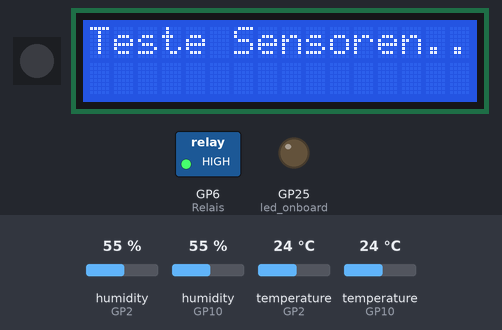
A program run on a simulated Raspberry Pi Pico running MicroPython. Shown: 1 RGB LEDs in strip order, left to right, 16×2 character LCD, switched loads named in the program (green lamp = pin HIGH), output pins drawn as LEDs (lit = HIGH). The test bench sets the inputs (shaded band); at power-on: humidity (sensors on GP2, GP10) 55 %, temperature (sensors on GP10, GP2) 24 °C. Dim RGB values are drawn brighter than linear; files the program writes start out absent; files that are not in the repository are absent; library files of the repository ran but are not shown: machine_i2c_lcd.py; what the program prints to the serial console is not drawn.

Above: at 1.2 s.
1.3 s: humidity (sensor on GP2) set to 69 %
At 4.6 s:
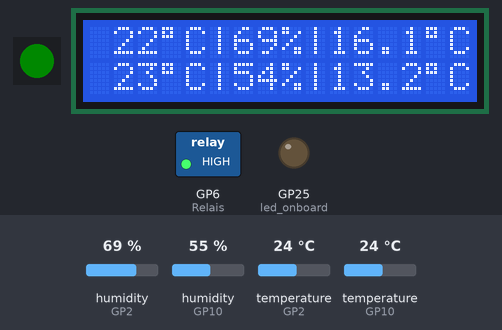
5.9 s: humidity (sensor on GP2) set to 72 %
At 8.1 s:
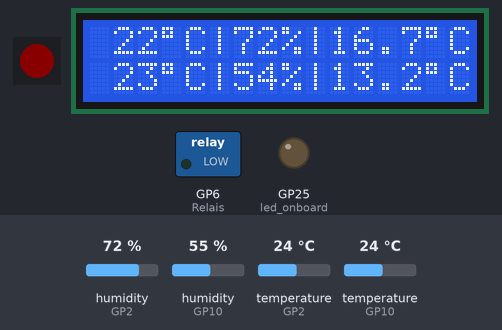
10.9 s: humidity (sensor on GP10) set to 22 %
At 13.9 s:
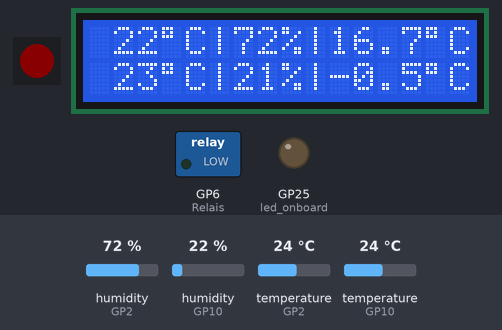
19.6 s: temperature (sensor on GP10) set to 12 °C
At 23.0 s:
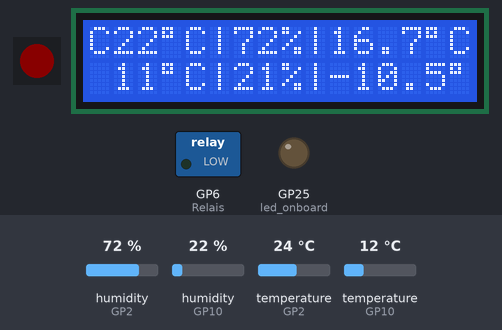
25.9 s: temperature (sensor on GP2) set to 12.8 °C
At 28.7 s:
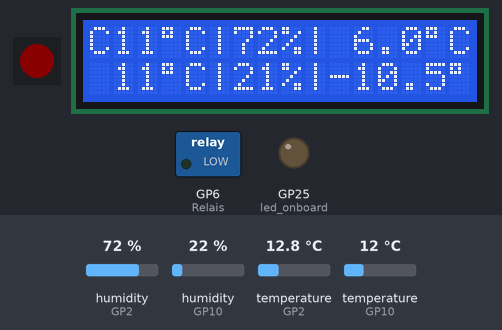
30.5 s: temperature (sensor on GP2) set to 11.4 °C
At 34.5 s:
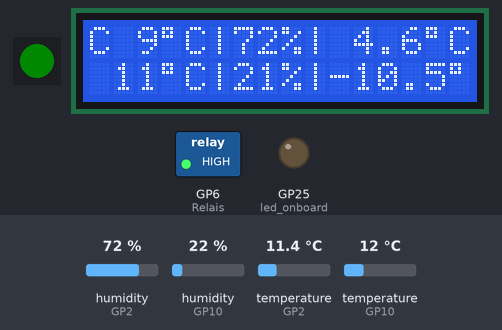
Timing chart, 0 to 37.9 s (numbered marks = the images above; inputs shaded):
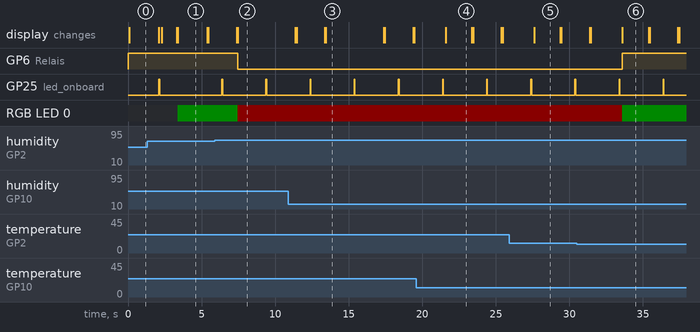

Measured:
- the behaviour switches between 70 and 71 % on humidity (sensor on GP2) (found by bisection; images 1 and 2)
- the behaviour switches between 12 and 11.9 °C on temperature (sensor on GP2) (found by bisection; images 5 and 6)
- after the input at 5.9 s, GP6 (Relais): HIGH → LOW after 1.6 s; the display: first differs from a run without the input after 1.6 s (image 2)
- after the input at 10.9 s, the display: first differs from a run without the input after 2.6 s (image 3)
- after the input at 19.6 s, the display: changes after 2.0 s (image 4)
- after the input at 25.9 s, the display: changes after 1.7 s (image 5)
- after the input at 30.5 s, GP6 (Relais): LOW → HIGH after 3.1 s; the display: first differs from a run without the input after 3.1 s (image 6)
- by itself, GP25 (led_onboard): alternates HIGH for 0.05 s and LOW for 2.9 s

The program:

taupunktluefter.py
```python
import micropython, dht, math, time, os, io, machine
from machine import Pin, I2C, Timer, reset
from time import sleep_ms
from machine_i2c_lcd import I2cLcd
from led import Singleton, RGB_led, Led

# Define constants
RELAIPIN = 6 # Anschluss des Lüfter-Relais

DHTPIN_1 = 2  # Datenleitung für den DHT-Sensor 1 (innen)
DHTPIN_2 = 10 # Datenleitung für den DHT-Sensor 2 (außen)


# USR Button
USR_PIN = 13

# *******  Korrekturwerte der einzelnen Sensorwerte  *******
Korrektur_t_1 = -2 # Korrekturwert Innensensor Temperatur
Korrektur_t_2 = -1 # Korrekturwert Außensensor Temperatur
Korrektur_h_1 =  0 # Korrekturwert Innensensor Luftfeuchtigkeit
Korrektur_h_2 = -1 # Korrekturwert Außensensor Luftfeuchtigkeit
#***********************************************************

SCHALTmin = 0.2   # minimaler Taupunktunterschied, bei dem das Relais schaltet
HYSTERESE = 3.0   # Abstand von Ein- und Ausschaltpunkt
TEMP1_min = 10.0  # Minimale Innentemperatur, bei der die Lüftung aktiviert wird
TEMP2_min = -10.0 # Minimale Außentemperatur, bei der die Lüftung aktiviert wird

# Logfile (Einträge alle 5 min, einmal pro Tag geschrieben)
# Date,t1,h1,t2,h2,fan
# 23.08.2022 01:12:48,22.3,40.5,7.6,39.3,1
LOGFILENAME = "taupunkt.csv"

# Spezielle Zeichen
ue = 245
grad = 223

# Globale Variablen
h1 = 0.0 # Innenluftfeuchtigkeit
t1 = 0.0 # Innentemperatur
t2 = 0.0 # Außentemperatur
h2 = 0.0 # Außenluftfeuchtigkeit

logbuffer = io.StringIO()

# Helper functions
# ======================================
def taupunkt(t, r):
    if (t >= 0):
        a = 7.5
        b = 237.3
    elif (t < 0):
        a = 7.6
        b = 240.7
    else:
        a = b = 0

    # Sättigungsdampfdruck in hPa
    sdd = 6.1078 * 10**((a*t)/(b+t))

    # Dampfdruck in hPa
    dd = sdd * (r/100)

    # v-Parameter
    v = math.log10(dd/6.1078)

    # Taupunkttemperatur (°C)
    tt = (b*v) / (a-v)
    return tt

def pt(t = None):
    """
    Format a time integer in human readable form (pt for Pretty format Time)
    """
    if t == None:
        t = time.time()
        if t > 1913677968 : # Hot fix for emulator
            t = time.mktime((2022, 8, 23, 1, 12, 48, 0, 0))
    y, mm, d, h, m, s = time.localtime(t)[0:6]
    return f"{d:02d}.{mm:02d}.{y} {h:02d}:{m:02d}:{s:02d}"

def print_log(name=LOGFILENAME):
    with open(name,"rt") as f:
        for line in f:
            print(line)

# Hauptklasse
class Alarm_timer(Singleton):
    def __init__(self):
        self.measure_ref = measure
        self.display_ref = display
        self.logdta_ref = logdta
        self.timer1 = Timer(period=2000, mode=Timer.PERIODIC, callback=self._cb1) # Anzeige: Alle 2s
        self.timer2 = Timer(period=3000, mode=Timer.PERIODIC, callback=self._cb2) # Messung: Alle 3s
        self.timer3 = Timer(period=10*60*1000, mode=Timer.PERIODIC, callback=self._cb3) # Loggen: Alle 10min
    def stop(self):
        self.timer1.deinit()
        self.timer2.deinit()
        self.timer3.deinit()

    # These call backs are interrupt driven, hence complicated functions are not allowed
    # We use micropython.schedule to start the "real" worker
    # We war not allowed to allocate memory in the ISR See
    # https://docs.micropython.org/en/latest/reference/isr_rules.html#isr-rulese
    def _cb1(self, tim):
        micropython.schedule(self.display_ref, tim)
    def _cb2(self, tim):
        micropython.schedule(self.measure_ref, tim)
    def _cb3(self, tim):
        micropython.schedule(self.logdta_ref, tim)

def measure(args=None):
    global h1, t1, h2, t2
    led.blink()
    fehler = False
    msg0 = ""
    msg1 = ""
    try:
        dht1.measure()                           # Sensoren lesen
        h1 = dht1.humidity()+Korrektur_h_1       # Innenluftfeuchtigkeit auslesen und unter „h1“ speichern
        t1 = dht1.temperature()+ Korrektur_t_1   # Innentemperatur auslesen und unter „t1“ speichern
    except OSError as e:
        fehler = True
    if (fehler == True or h1 > 100 or h1 < 1 or t1 < -40 or t1 > 80 ):
        msg0="Fehler Sensor 1"
    elif (firstrun):
        msg0="Sensor 1 ok"
    try:
        dht2.measure()                           # Sensoren lesen
        h2 = dht2.humidity()+Korrektur_h_2       # Außenluftfeuchtigkeit auslesen und unter „h2“ speichern
        t2 = dht2.temperature()+ Korrektur_t_2   # Außentemperatur auslesen und unter „t2“ speichern
    except OSError as e:
        fehler = True
    if (fehler == True or h2 > 100 or h2 < 1 or t2 < -40 or t2 > 80 ):
        msg1="Fehler Sensor 2"
    elif (firstrun):
        msg1="Sensor 2 ok"
    if msg0 or msg1:
        lcd.clear()
        lcd.move_to(0,0)
        lcd.putstr(msg0)
        lcd.move_to(0,1)
        lcd.putstr(msg1)
        sleep_ms(1000)  # Zeit um das Display zu lesen
    if (fehler == True):
        Relais.on() # "High": Lüfter "aus", da bei "low" Lüfter "an"
        lcd.clear()
        lcd.move_to(0,0)
        lcd.putstr("Reset ...")
        sleep_ms(1000)
        reset()

def display(args=None):
    # **** Taupunkte errechnen********
    Taupunkt_1 = taupunkt(t1, h1)
    Taupunkt_2 = taupunkt(t2, h2)

    # Werteausgabe auf dem I2C-Display
    """
    Grad Angaben auf ein Grad genau (3 Stellen, da Minusgrade)
    Luftfeuctigkeit auf 1% genau (99% maximal ???)
    Taupunkt auf 0,1 Grad ?
    0123456789ABCDEF
    xxx°C|xx%|xx,x°C
    xxx°C|xx%|xx,x°C
    """
    global rel
    _t1 = round(t1) # Convert to integer
    _h1 = round(h1) # Convert to integer
    _t2 = round(t2) # Convert to integer
    _h2 = round(h2) # Convert to integer
    lcd.clear()
    lcd.move_to(0,0)
    out1 = f"{_t1:3.0f}{chr(grad)}C|{_h1:2.0f}%|{Taupunkt_1:4.1f}{chr(grad)}C"
    out2 = f"{_t2:3.0f}{chr(grad)}C|{_h2:2.0f}%|{Taupunkt_2:4.1f}{chr(grad)}C"
    lcd.putstr(out1)
    lcd.move_to(0,1)
    lcd.putstr(out2)
    DeltaTP = Taupunkt_1 - Taupunkt_2
    # Genaue Ausgabe auf Konsole
    if (DeltaTP > (SCHALTmin + HYSTERESE)):
        rel = True
    if (DeltaTP < (SCHALTmin)):
        rel = False
    if (t1 < TEMP1_min ):
        rel = False
    if (t2 < TEMP2_min ):
        rel = False
    if (rel == True):
        Relais.off() # Relais einschalten
        rgb_led.set(RGB_led.red)
    else:
        Relais.on() # Relais ausschalten
        rgb_led.set(RGB_led.green)
    out  = f"S1: {t1:.2f}°C|{h1:.2f}%|{Taupunkt_1:.2f}°C | " + \
           f"S2: {t2:.2f}°C|{h2:.2f}%|{Taupunkt_2:.2f}°C | " + \
           f"DeltaTP {DeltaTP:.2f} | {not Relais.value()}"
    print(out)


def logdta(args=None,fname=LOGFILENAME, store=False):
    """
    Logge Werte in Buffer und einmal pro Tag in Datei fname
    """
    global logbuffer
    MAXLINES = 144
    dta = f"{pt()},{t1:.2f},{h1:.2f},{taupunkt(t1,h1):.2f},{t2:.2f},{h2:.2f},{taupunkt(t2,h2):.2f},{not Relais.value()}\n"
    print(dta)
    logbuffer.write(dta)
    if store or logbuffer.getvalue().count("\n") > MAXLINES:
        with open(LOGFILENAME,"a") as f:
            state = machine.disable_irq() # Sicher stellen, dass logbuffer unverändert bleibt
            logbuffer.flush()
            log = logbuffer.getvalue() # Lese gesamten Puffer
            logbuffer = io.StringIO() # Puffer löschen
            machine.enable_irq(state)
            print("Logbuffer gelöscht")
            f.write(log)

# Setup
# Logfile vorbereiten
try:
    with open(LOGFILENAME,"rt") as f:
        pass
except OSError:
    # Datei existiert nicht, erzeuge und schreibe Header
    with open(LOGFILENAME,"wt") as f:
        f.write("Date,t1,h1,tp1,t2,h2,tp2,fan\n")


dht1 = dht.DHT22(Pin(DHTPIN_1))   # Der Innensensor wird ab jetzt mit dht1 angesprochen
dht2 = dht.DHT22(Pin(DHTPIN_2))   # Der Außensensor wird ab jetzt mit dht2 angesprochen
Relais = Pin(RELAIPIN,Pin.OUT)
Relais.on() # Relais ausschalten
rel = False # Relais ist aus
rgb_led = RGB_led()
led = Led()
# Initialisierung I2C
i2c = I2C(0, sda=Pin(20), scl=Pin(21), freq=100000)
# Initialisierung LCD über I2C
lcd = I2cLcd(i2c, 0x27, 2, 16) # LCD: I2C-Addresse und Displaygröße setzen
lcd.backlight_on()
lcd.move_to(0,0)
lcd.putstr("Teste Sensoren..")
sleep_ms(2000)                    # Time for sensor setup
lcd.clear()
firstrun = True
fehler = measure()
display()
firstrun=False

alarm = Alarm_timer()
```

led.py
```python
from machine import Pin
from neopixel import NeoPixel # We have a ws2812rgb LED
from time import sleep_ms
# RGB Led
PIN_NP = 23
LEDS = 1
BRIGHTNESS = 10

# We use singletons
class Singleton(object):
  def __new__(cls):
    if not hasattr(cls, 'instance'):
      cls.instance = super(Singleton, cls).__new__(cls)
    return cls.instance

class RGB_led(Singleton):
    # GPIO-Pin für WS2812
    pin_np = PIN_NP
    # Anzahl der LEDs
    leds = LEDS
    # Helligkeit: 0 bis 255
    brightness = BRIGHTNESS
    white = (brightness, brightness, brightness)
    red = (brightness, 0, 0)
    green = (0, brightness, 0)
    blue = (0, 0, brightness)
    yellow = (brightness, brightness, 0)
    pink = (brightness, 0, brightness)
    turquoise = (0, brightness, brightness)
    off = (0, 0, 0)
    np = NeoPixel(Pin(pin_np, Pin.OUT), leds)
    def __init__(self):
        self.status = RGB_led.off
        self.np[0] = self.status
        self.np.write()

    def set(self,color):
        self.np[0] = color
        self.np.write()
        self.status = color

    def blink(self, color, ms=50, num=1):
        for i in range(0,num):
            self.np[0] = color
            self.np.write()
            sleep_ms(ms)
            self.np[0] = self.off
            self.np.write()
            sleep_ms(ms)
        self.np[0] = self.status
        self.np.write()

class Led(Singleton):
    def __init__(self):
        # Initialisierung von GPIO25 als Ausgang
        self.led_onboard = Pin(25, Pin.OUT)
        self.led_onboard.off()
        self.status = 0

    def on(self):
        self.led_onboard.on()
        self.status = 1

    def off(self):
        self.led_onboard.off()
        self.status = 0

    def blink(self, ms=50, num=1):
        for i in range(0,num):
            self.led_onboard.on()
            sleep_ms(ms)
            self.led_onboard.off()
            sleep_ms(ms)
        self.led_onboard.value(self.status)
```
